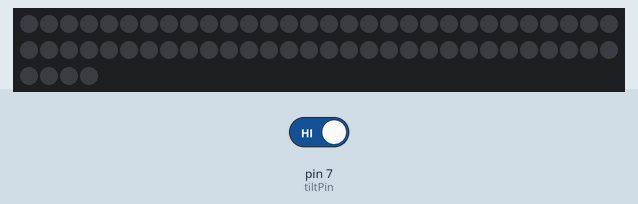
Recording of a sketch running on a simulated Arduino Uno, built with avr-gcc and run on an emulated ATmega328P. On the bench: 64 RGB LEDs in strip order, left to right, continuing on the next row. The inputs (shaded band) are chosen by the test bench; at power-on: pin 7 (tiltPin) HIGH. Random numbers use the default seed unless the sketch sets one.

Above: at 2.2 s.
2.3 s: pin 7 (tiltPin) driven LOW
At 2.9 s:
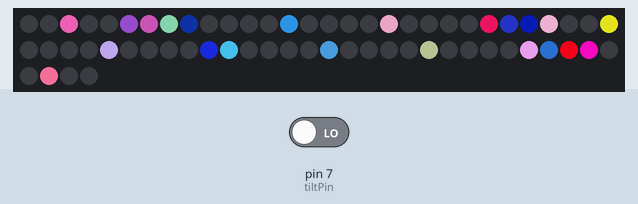
7.0 s: pin 7 (tiltPin) driven HIGH
9.2 s: pin 7 (tiltPin) driven LOW
At 10.2 s:
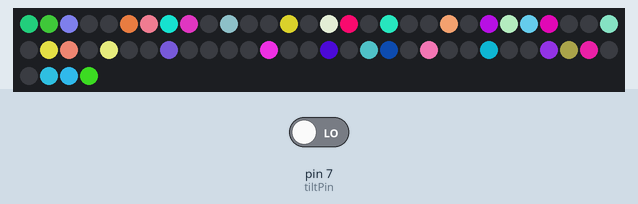
At 15.2 s:
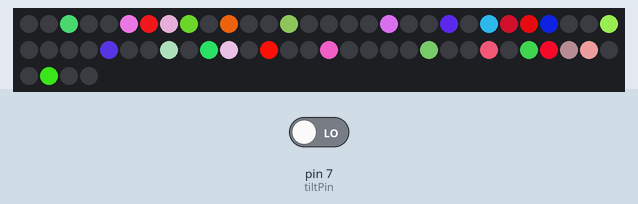
Timing chart, 0 to 16.7 s (numbered marks = the images above; inputs shaded):
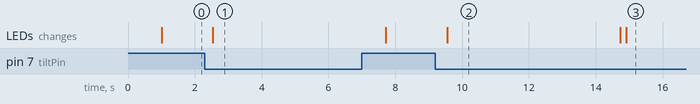

The sketch:

Dice_Project_Arduino_FINAL.ino
```cpp
#include <Adafruit_NeoPixel.h>
#include <Adafruit_NeoMatrix.h>
#include <gamma.h>
#include <Adafruit_GFX.h>
#include <Adafruit_GrayOLED.h>
#include <Adafruit_SPITFT.h>
#include <Adafruit_SPITFT_Macros.h>
#include <gfxfont.h>
#include <SoftwareSerial.h> //for esp
#include <ArduinoJson.h>    //for esp

#ifdef __AVR__
#include <avr/power.h> // Required for 16 MHz Adafruit Trinket
#endif

// Which pin on the Arduino is connected to the NeoPixels?
#define PIN 6
// how many pixels in the matrix
#define NUMPIXELS 64
#define off 0, 0, 0

// Tilt's pin
const int tiltPin = 7;

// how many pixels, which pin to use to send signals.
Adafruit_NeoPixel pixels(NUMPIXELS, PIN, NEO_GRB + NEO_KHZ800);
// nodeMCU
SoftwareSerial nodemcu(5, 3);

int delayVal = 5000; // Delay in milliseconds between changing displayed number
int randNum;         // Variable to store the random number

// Define pixel arrays used to display numbers
int numDefault[] = {0, 1, 2, 5, 6, 7, 8, 10, 13, 15, 16, 18, 21, 23, 24, 25, 26, 29, 31, 32, 34, 37, 39, 40, 42, 45, 47, 48, 50, 53, 55, 56, 57, 58, 61, 62, 63};
int num1[] = {0, 1, 2, 7, 8, 13, 15, 16, 18, 23, 24, 29, 31, 32, 34, 39, 40, 45, 47, 48, 50, 55, 56, 61, 62, 63};
int num2[] = {0, 1, 2, 5, 6, 7, 10, 13, 15, 16, 18, 21, 24, 25, 26, 29, 31, 32, 34, 39, 40, 45, 47, 48, 50, 55, 56, 57, 58, 61, 62, 63};
int num3[] = {0, 1, 2, 5, 6, 7, 8, 13, 15, 16, 18, 23, 24, 25, 26, 29, 31, 32, 34, 39, 40, 45, 47, 48, 50, 55, 56, 57, 58, 61, 62, 63};
int num4[] = {0, 1, 2, 7, 8, 13, 15, 16, 18, 23, 24, 25, 26, 29, 31, 32, 34, 37, 39, 40, 42, 45, 47, 48, 50, 53, 55, 56, 58, 61, 62, 63};
int num5[] = {0, 1, 2, 5, 6, 7, 8, 13, 15, 16, 18, 23, 24, 25, 26, 29, 31, 32, 34, 37, 42, 45, 47, 48, 50, 53, 56, 57, 58, 61, 62, 63};
int num6[] = {0, 1, 2, 5, 6, 7, 8, 10, 13, 15, 16, 18, 21, 23, 24, 25, 26, 29, 31, 32, 34, 37, 42, 45, 47, 48, 50, 53, 56, 57, 58, 61, 62, 63};
int num7[] = {0, 1, 2, 7, 8, 13, 15, 16, 18, 23, 24, 29, 31, 32, 34, 39, 40, 45, 47, 48, 50, 55, 56, 58, 57, 61, 62, 63};
int num8[] = {0, 1, 2, 5, 6, 7, 8, 10, 13, 15, 16, 18, 21, 23, 24, 25, 26, 29, 31, 32, 34, 37, 39, 40, 42, 45, 47, 48, 50, 53, 55, 56, 57, 58, 61, 62, 63};
int num9[] = {0, 1, 2, 5, 6, 7, 8, 13, 15, 16, 18, 23, 24, 25, 26, 29, 31, 32, 34, 37, 39, 40, 42, 45, 47, 48, 50, 53, 55, 56, 57, 58, 61, 62, 63};
int num10[] = {2, 5, 6, 7, 8, 10, 13, 18, 21, 23, 24, 26, 29, 34, 37, 39, 40, 42, 45, 50, 53, 55, 56, 57, 58, 61};
int num11[] = {2, 7, 8, 13, 18, 23, 24, 29, 34, 39, 40, 45, 50, 55, 56, 61};
int num12[] = {2, 5, 6, 7, 10, 13, 18, 21, 24, 25, 26, 29, 34, 39, 40, 45, 50, 55, 56, 57, 58, 61};
int num13[] = {2, 5, 6, 7, 8, 13, 18, 23, 24, 25, 26, 29, 34, 39, 40, 45, 50, 55, 56, 57, 58, 61};
int num14[] = {2, 7, 8, 13, 18, 23, 24, 25, 26, 29, 34, 37, 39, 40, 42, 45, 50, 53, 55, 56, 58, 61};
int num15[] = {2, 5, 6, 7, 8, 13, 18, 23, 24, 25, 26, 29, 34, 37, 42, 45, 50, 53, 56, 57, 58, 61};
int num16[] = {2, 5, 6, 7, 8, 10, 13, 18, 21, 23, 24, 25, 26, 29, 34, 37, 42, 45, 50, 53, 56, 57, 58, 61};
int num17[] = {2, 7, 8, 13, 18, 23, 24, 29, 34, 39, 40, 45, 50, 55, 56, 58, 57, 61};
int num18[] = {2, 5, 6, 7, 8, 10, 13, 18, 21, 23, 24, 25, 26, 29, 34, 37, 39, 40, 42, 45, 50, 53, 55, 56, 57, 58, 61};
int num19[] = {2, 5, 6, 7, 8, 13, 18, 23, 24, 25, 26, 29, 34, 37, 39, 40, 42, 45, 50, 53, 55, 56, 57, 58, 61};
int num20[] = {0, 1, 2, 5, 6, 7, 8, 10, 15, 16, 21, 23, 24, 26, 29, 30, 31, 34, 37, 39, 40, 42, 45, 50, 53, 55, 56, 57, 58, 61, 62, 63};

// Define sizes of arrays used above
int pixelCountDefault = 38;
int pixelCount = 64;

void setup()
{
  // NodeMCU setup
  // Serial.begin(115200);
  nodemcu.begin(115200);
  delay(1000);
  // Serial.println("Program started");

  // Matrix setup
  pixels.begin();          // INITIALIZE NeoPixel strip object (REQUIRED)
  pinMode(tiltPin, INPUT); // INITIALIZE tilts pin
  pixels.show();
}

void sendNumberToNodeMCU(int num)
{
  StaticJsonBuffer<1000> jsonBuffer;
  JsonObject &data = jsonBuffer.createObject();

  // Serial.print("Result : ");
  // Serial.println(num);

  // Assign collected data to JSON Object
  data["result"] = num;

  // Send data to NodeMCU
  data.printTo(nodemcu);
  jsonBuffer.clear();
}

void loop()
{

  // loop listening to the tilt's state
  int tiltSensorValue = digitalRead(tiltPin);
  delay(100);
  randNum = random(1, 21);

  if (tiltSensorValue == LOW)
  {

    sendNumberToNodeMCU(randNum);
    switch (randNum)
    {
    case 1:
      draw(num1, sizeof num1 / sizeof num1[0]);
      break;
    case 2:
      draw(num2, sizeof num2 / sizeof num2[0]);
      break;
    case 3:
      draw(num3, sizeof num3 / sizeof num3[0]);
      break;
    case 4:
      draw(num4, sizeof num4 / sizeof num4[0]);
      break;
    case 5:
      draw(num5, sizeof num5 / sizeof num5[0]);
      break;
    case 6:
      draw(num6, sizeof num6 / sizeof num6[0]);
      break;
    case 7:
      draw(num7, sizeof num7 / sizeof num7[0]);
      break;
    case 8:
      draw(num8, sizeof num8 / sizeof num8[0]);
      break;
    case 9:
      draw(num9, sizeof num9 / sizeof num9[0]);
      break;
    case 10:
      draw(num10, sizeof num10 / sizeof num10[0]);
      break;
    case 11:
      draw(num11, sizeof num11 / sizeof num11[0]);
      break;
    case 12:
      draw(num12, sizeof num12 / sizeof num12[0]);
      break;
    case 13:
      draw(num13, sizeof num13 / sizeof num13[0]);
      break;
    case 14:
      draw(num14, sizeof num14 / sizeof num14[0]);
      break;
    case 15:
      draw(num15, sizeof num15 / sizeof num15[0]);
      break;
    case 16:
      draw(num16, sizeof num16 / sizeof num16[0]);
      break;
    case 17:
      draw(num17, sizeof num17 / sizeof num17[0]);
      break;
    case 18:
      draw(num18, sizeof num18 / sizeof num18[0]);
      break;
    case 19:
      draw(num19, sizeof num19 / sizeof num19[0]);
      break;
    case 20:
      draw(num20, sizeof num20 / sizeof num20[0]);
      break;
    }
  }

  else
  {
    for (int i = 0; i < NUMPIXELS; i++)
    {
      pixels.setPixelColor(i, pixels.Color(off));
      pixels.show();
    }
  }
}

void draw(int tab[], int num)
{

  for (int i = 0; i < num; i++)
  {
    pixels.setPixelColor(tab[i], random(0,255), random(0,200), random(0,200));
    pixels.show();
  }
  delay(delayVal);
  for (int i = 0; i < NUMPIXELS; i++)
  {
    pixels.setPixelColor(i, pixels.Color(off));
    pixels.show();
  }
}

void wipe()
{
  for (int i = 0; i < NUMPIXELS; i++)
  {
    pixels.setPixelColor(i, pixels.Color(0, 0, 0));
  }
}
```

Measured:
- after the input at 2.3 s, the LEDs: change after 0.24 s (image 1)
- after the input at 9.2 s, the LEDs: change after 0.36 s (image 2)
- what the display in image 2 shows lasts 5.1 s, from 9.6 s to 14.7 s
